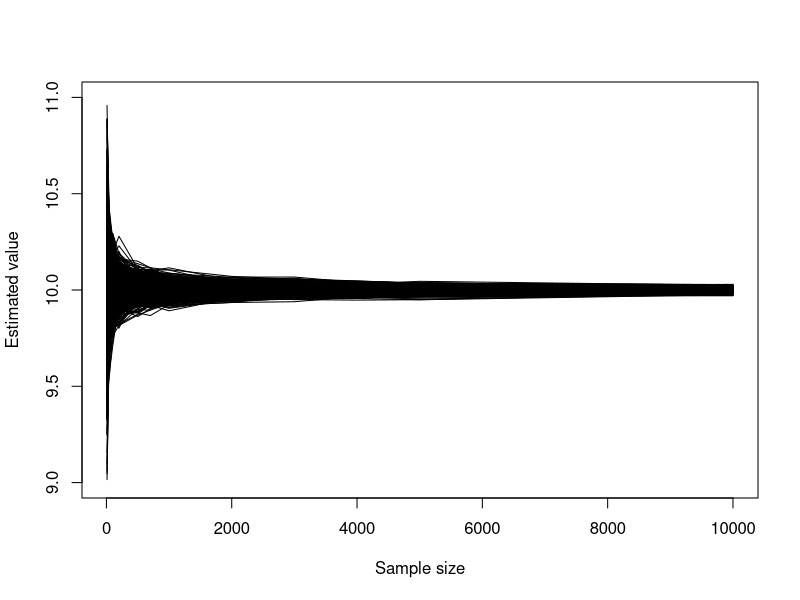
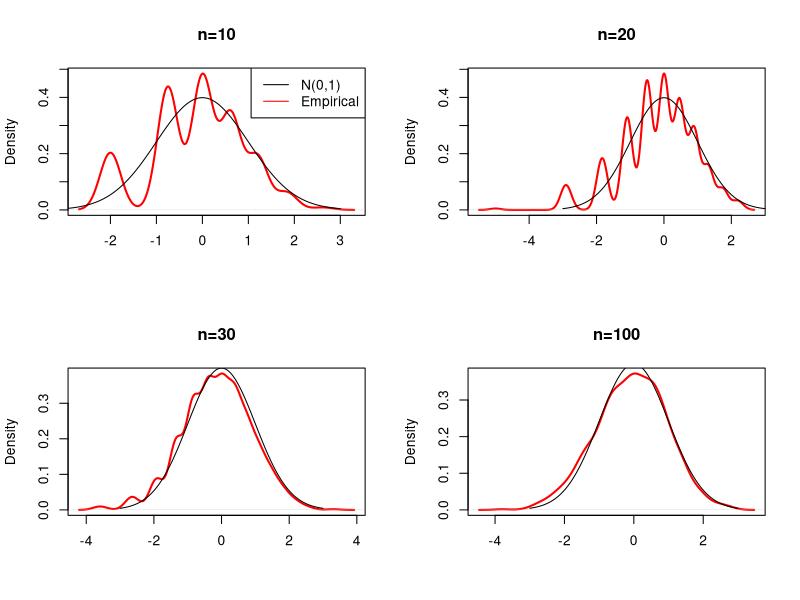

R code for these plots, in order:
rm(list=ls())



### L2 LLN : 대수론 ###

n=10000

mean=10

sd=1



Index=c(10, 50, 100, 200,  500, 700,  1000, 2000, 3000, 4000, 5000, 10000)



Result=matrix(0, length(Index), 1000)



for(j in 1:1000){
  
  
  
  X=rnorm(n, mean, sd)
  
  
  
  Result1=rep(0,length(Index))
  
  
  
  for(i in 1:length(Index)){
    
    m=Index[i]
    
    Result1[i] = mean(X[1:m])
    
  }
  
  
  
  Result[,j] =Result1
  
}



plot(Index,Result[,1], type="l", xlab="Sample size", ylab="Estimated value",
     
     ylim=c(9,11) )



for(i in 2:1000){
  
  points(Index,Result[,i], type="l")
  
}





#--------------------------------

#CLT

#--------------------------------

rm(list=ls())



n=1000

prob=0.3



Index=c(10, 20, 30, 100)



Result=matrix(0, length(Index), 1000)

Result.SD=matrix(0, length(Index), 1000)



for(j in 1:1000){
  
  
  
  X=rbinom(n,1, prob)
  
  
  
  Result1=rep(0,length(Index))
  
  Result.SD1=rep(0,length(Index))
  
  
  
  
  
  for(i in 1:length(Index)){
    
    m=Index[i]
    
    Result1[i] = mean(X[1:m])
    
    Result.SD1[i] = sd(X[1:m])
    
  }
  
  
  
  Result[,j] =Result1
  
  Result.SD[,j] =Result.SD1
  
}







x   = seq(-3,3,length=1000)

y   = dnorm(x,mean=0, sd=1)

mean=prob





par(mfrow=c(2,2))

for(index in 1:4){
  
  
  
  main.name=paste("n=", Index[index], sep="")
  
  temp=sqrt(Index[index])*(Result[index,]-mean)/ Result.SD[index,]
  
  plot(density(temp), col="red", lwd=2, xlab="", main=main.name)
  
  points(x,y, type="l")
  
  if(index==1){
    
    legend("topright", c("N(0,1)", "Empirical"), col=c("black", "red"), lty=c(1,1))
    
  }
  
}

